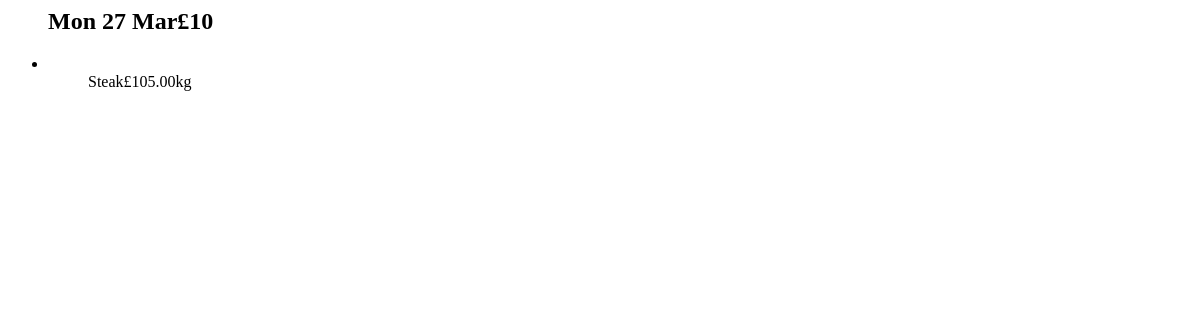
Page /ajax/upcomingorders (signed in) on the earlier database version.
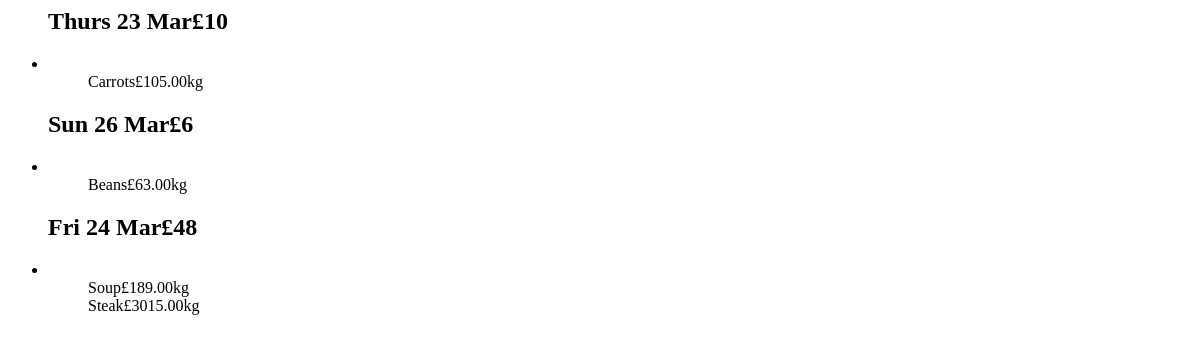
Same page on the later database version.
### stockedup/models.py (models this page shows, shortened)
class Supplier(models.Model):
    name = models.CharField(max_length=128)
    email = models.EmailField(unique=True)

class Item(models.Model):
    user = models.ForeignKey(User)
    supplier = models.ForeignKey(Supplier)
    name = models.CharField(max_length=128)
    rate = models.DecimalField(default=0, decimal_places=2, max_digits=10)
    cost = models.DecimalField(default=0, decimal_places=2, max_digits=10)
    stock = models.DecimalField(default=0, decimal_places=2, max_digits=10)
    lastUpdated = models.DateField(default=date.today)
    class Meta:
        unique_together = ("user", "supplier", "name")

### stockedup/views.py (the view)
# urls.py: url(r'^ajax/upcomingorders', views.upcomingorders, name='upcomingorders'),
@login_required
def upcomingorders(request):
	if request.method == 'GET':
		currentUser = request.user
		items = filter(lambda x: x.user == currentUser, Item.objects.all())  # Filters items to only the current user
		contextDict = {'stock': [], 'orders': []}
		datedOrders = {}
		orders = []
		for item in items:
			contextDict['stock'] += [
				{'name': item.name, 'from': item.supplier, 'kgpw': item.rate, 'amount': item.stock, 'ppkg': 2}]
			if item.rate != 0:
				orders += [(int(item.stock / item.rate), item)]  # Creates tuple: order = (Days Left, Item)
		sorted(orders, key=lambda order: order[0])  # Sort by days lasting
		days = ("Mon", "Tues", "Wed", "Thurs", "Fri", "Sat", "Sun")
		months = ("Jan", "Feb", "Mar", "Apr", "May", "Jun", "Jul", "Aug", "Sep", "Oct", "Nov", "Dec")
		for order in orders:
			orderDate = order[1].lastUpdated + datetime.timedelta(order[0])  # Find reorder date
			stringDate = str(days[orderDate.weekday()]) + ' ' + str(orderDate.day) + ' ' + str(months[orderDate.month - 1])
			datedOrders[stringDate] = {'total': 0,
									   'orders': datedOrders.get(stringDate, {'orders': []})['orders'] + [
										   {'name': order[1].name,
											'from': order[1].supplier,
											'cost': round(order[1].cost*order[1].rate), 'amount': order[1].rate}]}
		for day in datedOrders:
			tempList = []
			total = 0
			for order in datedOrders[day]['orders']:
				total += order['cost']  # Sums up cost
				tempList += [order]
			contextDict['orders'] += [{'date': day, 'total': total, 'orders': tempList}]
	return render(request, 'stockedup/upcomingorders.html', context=contextDict)

### templates/stockedup/upcomingorders.html
{% for day in orders %}
	<ul>
		<h2><span>{{ day.date }}</span><span id="amount">£{{ day.total }}</span></h2>
		<li>
			{% for order in day.orders %}
				<ul><span>{{ order.name }}</span><span>£{{ order.cost }}</span><span>{{ order.amount }}kg</span></ul>
			{% endfor %}
		</li>
	</ul>
{% endfor %}

Differences in the rows shown:
removed Supplier: name "Steak", cost "10", amount "5.00", shown under "Mon 27 Mar"
added Supplier: name "Carrots", cost "10", amount "5.00", name "Steak", cost "30", amount "15.00"
added Supplier: name "Beans", cost "6", amount "3.00", shown under "Sun 26 Mar"
added Supplier: name "Soup", cost "18", amount "9.00", shown under "Fri 24 Mar"
Other differences:
new list line: "Thurs 23 Mar £ 10"
new list line: "Sun 26 Mar £ 6"
new list line: "Fri 24 Mar £ 48"
list line gone: "Mon 27 Mar £ 10"
